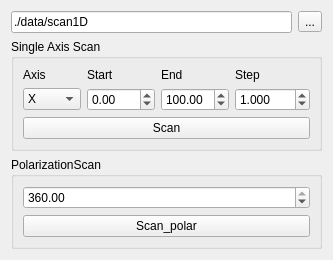
       <widget class="QWidget" name="tab">
        <attribute name="title">
         <string>scan1D</string>
        </attribute>
        <layout class="QVBoxLayout" name="verticalLayout_7">
         <item>
          <layout class="QHBoxLayout" name="horizontalLayout_6">
           <item>
            <widget class="QLineEdit" name="scan1D_filePath">
             <property name="text">
              <string>./data/scan1D</string>
             </property>
            </widget>
           </item>
           <item>
            <widget class="QToolButton" name="scan1D_filePath_find">
             <property name="text">
              <string>...</string>
             </property>
            </widget>
           </item>
          </layout>
         </item>
         <item>
          <widget class="QGroupBox" name="groupBox_4">
           <property name="title">
            <string>Single Axis Scan</string>
           </property>
           <layout class="QVBoxLayout" name="verticalLayout_8">
            <item>
             <layout class="QGridLayout" name="gridLayout_10">
              <item row="1" column="1">
               <widget class="QDoubleSpinBox" name="scan1D_start">
                <property name="minimum">
                 <double>-360.000000000000000</double>
                </property>
                <property name="maximum">
                 <double>360.000000000000000</double>
                </property>
               </widget>
              </item>
              <item row="1" column="2">
               <widget class="QDoubleSpinBox" name="scan1D_end">
                <property name="minimum">
                 <double>-360.000000000000000</double>
                </property>
                <property name="maximum">
                 <double>360.000000000000000</double>
                </property>
                <property name="value">
                 <double>100.000000000000000</double>
                </property>
               </widget>
              </item>
              <item row="1" column="3">
               <widget class="QDoubleSpinBox" name="scan1D_step">
                <property name="decimals">
                 <number>3</number>
                </property>
                <property name="minimum">
                 <double>-360.000000000000000</double>
                </property>
                <property name="maximum">
                 <double>360.000000000000000</double>
                </property>
                <property name="value">
                 <double>1.000000000000000</double>
                </property>
               </widget>
              </item>
              <item row="1" column="0">
               <widget class="QComboBox" name="scan1D_axis">
                <item>
                 <property name="text">
                  <string>X</string>
                 </property>
                </item>
                <item>
                 <property name="text">
                  <string>Y</string>
                 </property>
                </item>
                <item>
                 <property name="text">
                  <string>Z</string>
                 </property>
                </item>
                <item>
                 <property name="text">
                  <string>HWP</string>
                 </property>
                </item>
               </widget>
              </item>
              <item row="0" column="0">
               <widget class="QLabel" name="label_4">
                <property name="text">
                 <string>Axis</string>
                </property>
               </widget>
              </item>
              <item row="0" column="1">
               <widget class="QLabel" name="label_11">
                <property name="text">
                 <string>Start</string>
                </property>
               </widget>
              </item>
              <item row="0" column="2">
               <widget class="QLabel" name="label_12">
                <property name="text">
                 <string>End</string>
                </property>
               </widget>
              </item>
              <item row="0" column="3">
               <widget class="QLabel" name="label_13">
                <property name="text">
                 <string>Step</string>
                </property>
               </widget>
              </item>
             </layout>
            </item>
            <item>
             <widget class="QPushButton" name="scan1D_Scan">
              <property name="text">
               <string>Scan</string>
              </property>
              <property name="checkable">
               <bool>true</bool>
              </property>
             </widget>
            </item>
           </layout>
          </widget>
         </item>
         <item>
          <widget class="QGroupBox" name="groupBox_2">
           <property name="title">
            <string>PolarizationScan</string>
           </property>
           <layout class="QGridLayout" name="gridLayout_9">
            <item row="0" column="0">
             <widget class="QDoubleSpinBox" name="scanPolar_angle">
              <property name="minimum">
               <double>-360.000000000000000</double>
              </property>
              <property name="maximum">
               <double>360.000000000000000</double>
              </property>
              <property name="value">
               <double>360.000000000000000</double>
              </property>
             </widget>
            </item>
            <item row="1" column="0">
             <widget class="QPushButton" name="scanPolar">
              <property name="text">
               <string>Scan_polar</string>
              </property>
              <property name="checkable">
               <bool>true</bool>
              </property>
             </widget>
            </item>
           </layout>
          </widget>
         </item>
        </layout>
       </widget>
